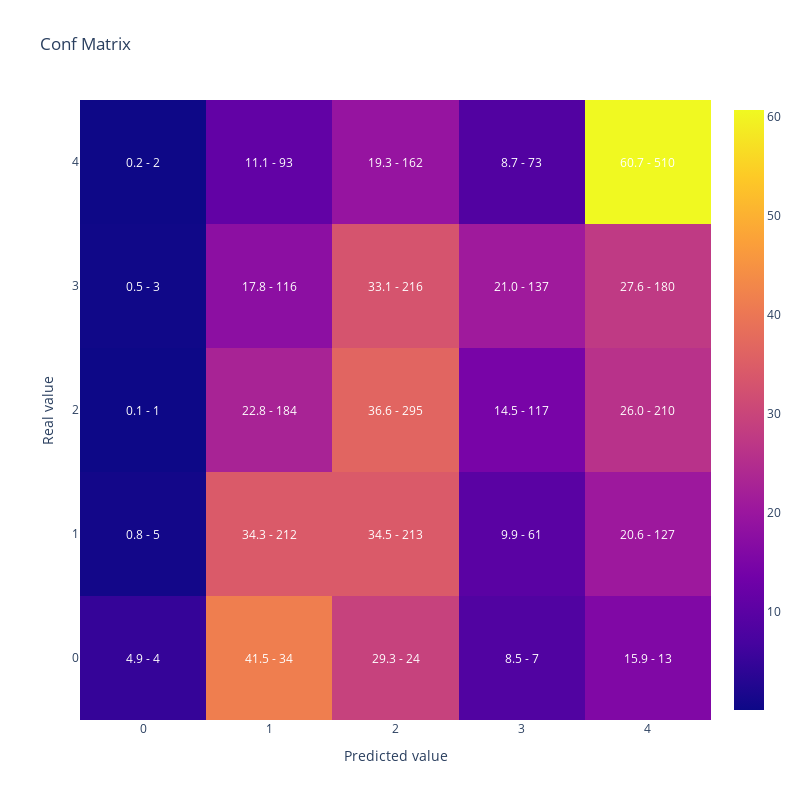

Notebook code for this chart:
### Code cell
#Vamos a replicar el resultado de la optimizacion reentrenando el modelo con el mejor conjunto de hiperparametros
#Generamos parametros incluyendo los fijos y la mejor solución que encontro optuna
lgb_params =  {      
                        'objective': 'multiclass',
                        'verbosity':-1,
                        'num_class': len(y_train.unique())} | study.best_params

lgb_train_dataset = lgb.Dataset(data=X_train,
                                label=y_train)


#Entreno
lgb_model = lgb.train(lgb_params,
                    lgb_train_dataset)

#Muestro matriz de confusion y kappa
display(plot_confusion_matrix(y_test,lgb_model.predict(X_test).argmax(axis=1)))

cohen_kappa_score(y_test,lgb_model.predict(X_test).argmax(axis=1),
                             weights = 'quadratic')

### Figure 1 — Plotly figure (JSON) as saved in the notebook; plotly's stock layout.template omitted (floating-point values rounded to 4 significant figures)
{"data": [{"type": "heatmap", "x": [0, 1, 2, 3, 4], "y": [0, 1, 2, 3, 4], "z": [[4.878, 41.46, 29.27, 8.537, 15.85], [0.8091, 34.3, 34.47, 9.871, 20.55], [0.1239, 22.8, 36.56, 14.5, 26.02], [0.4601, 17.79, 33.13, 21.01, 27.61], [0.2381, 11.07, 19.29, 8.69, 60.71]]}], "layout": {"annotations": [{"font": {"color": "white"}, "showarrow": false, "text": "4.9 - 4", "x": 0, "xref": "x", "y": 0, "yref": "y"}, {"font": {"color": "white"}, "showarrow": false, "text": "41.5 - 34", "x": 1, "xref": "x", "y": 0, "yref": "y"}, {"font": {"color": "white"}, "showarrow": false, "text": "29.3 - 24", "x": 2, "xref": "x", "y": 0, "yref": "y"}, {"font": {"color": "white"}, "showarrow": false, "text": "8.5 - 7", "x": 3, "xref": "x", "y": 0, "yref": "y"}, {"font": {"color": "white"}, "showarrow": false, "text": "15.9 - 13", "x": 4, "xref": "x", "y": 0, "yref": "y"}, {"font": {"color": "white"}, "showarrow": false, "text": "0.8 - 5", "x": 0, "xref": "x", "y": 1, "yref": "y"}, {"font": {"color": "white"}, "showarrow": false, "text": "34.3 - 212", "x": 1, "xref": "x", "y": 1, "yref": "y"}, {"font": {"color": "white"}, "showarrow": false, "text": "34.5 - 213", "x": 2, "xref": "x", "y": 1, "yref": "y"}, {"font": {"color": "white"}, "showarrow": false, "text": "9.9 - 61", "x": 3, "xref": "x", "y": 1, "yref": "y"}, {"font": {"color": "white"}, "showarrow": false, "text": "20.6 - 127", "x": 4, "xref": "x", "y": 1, "yref": "y"}, {"font": {"color": "white"}, "showarrow": false, "text": "0.1 - 1", "x": 0, "xref": "x", "y": 2, "yref": "y"}, {"font": {"color": "white"}, "showarrow": false, "text": "22.8 - 184", "x": 1, "xref": "x", "y": 2, "yref": "y"}, {"font": {"color": "white"}, "showarrow": false, "text": "36.6 - 295", "x": 2, "xref": "x", "y": 2, "yref": "y"}, {"font": {"color": "white"}, "showarrow": false, "text": "14.5 - 117", "x": 3, "xref": "x", "y": 2, "yref": "y"}, {"font": {"color": "white"}, "showarrow": false, "text": "26.0 - 210", "x": 4, "xref": "x", "y": 2, "yref": "y"}, {"font": {"color": "white"}, "showarrow": false, "text": "0.5 - 3", "x": 0, "xref": "x", "y": 3, "yref": "y"}, {"font": {"color": "white"}, "showarrow": false, "text": "17.8 - 116", "x": 1, "xref": "x", "y": 3, "yref": "y"}, {"font": {"color": "white"}, "showarrow": false, "text": "33.1 - 216", "x": 2, "xref": "x", "y": 3, "yref": "y"}, {"font": {"color": "white"}, "showarrow": false, "text": "21.0 - 137", "x": 3, "xref": "x", "y": 3, "yref": "y"}, {"font": {"color": "white"}, "showarrow": false, "text": "27.6 - 180", "x": 4, "xref": "x", "y": 3, "yref": "y"}, {"font": {"color": "white"}, "showarrow": false, "text": "0.2 - 2", "x": 0, "xref": "x", "y": 4, "yref": "y"}, {"font": {"color": "white"}, "showarrow": false, "text": "11.1 - 93", "x": 1, "xref": "x", "y": 4, "yref": "y"}, {"font": {"color": "white"}, "showarrow": false, "text": "19.3 - 162", "x": 2, "xref": "x", "y": 4, "yref": "y"}, {"font": {"color": "white"}, "showarrow": false, "text": "8.7 - 73", "x": 3, "xref": "x", "y": 4, "yref": "y"}, {"font": {"color": "white"}, "showarrow": false, "text": "60.7 - 510", "x": 4, "xref": "x", "y": 4, "yref": "y"}], "height": 800, "title": {"text": "Conf Matrix"}, "width": 800, "xaxis": {"title": {"text": "Predicted value"}}, "yaxis": {"title": {"text": "Real value"}}}}
